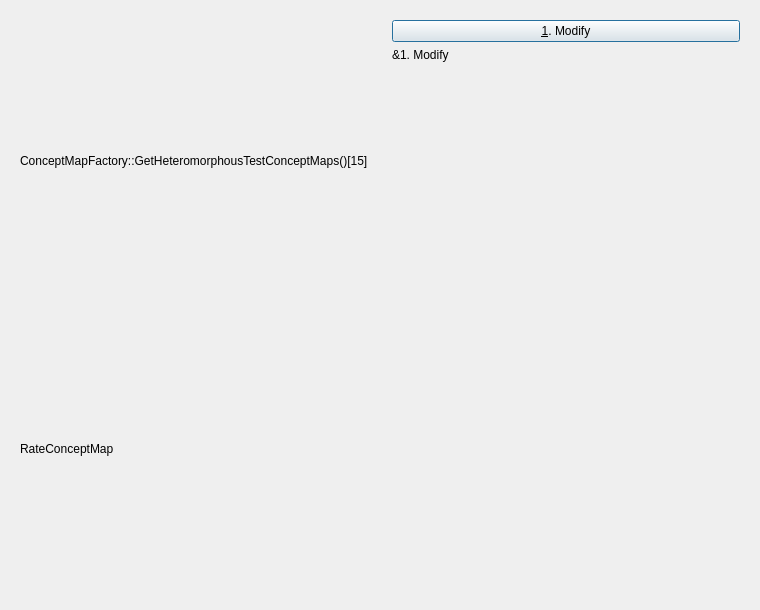
<?xml version="1.0" encoding="UTF-8"?>
<ui version="4.0">
 <class>QtPvdbTestConceptMapRateWidgetDialog</class>
 <widget class="QDialog" name="QtPvdbTestConceptMapRateWidgetDialog">
  <property name="geometry">
   <rect>
    <x>0</x>
    <y>0</y>
    <width>760</width>
    <height>610</height>
   </rect>
  </property>
  <property name="windowTitle">
   <string>Test ConceptMapRateWidget</string>
  </property>
  <property name="windowIcon">
   <iconset resource="Brainweaver.qrc">
    <normaloff>:/images/PicArrow14x14.png</normaloff>:/images/PicArrow14x14.png</iconset>
  </property>
  <layout class="QHBoxLayout" name="horizontalLayout">
   <item>
    <widget class="QWidget" name="widget" native="true">
     <layout class="QVBoxLayout" name="verticalLayout_2">
      <item>
       <widget class="QLabel" name="label_test">
        <property name="text">
         <string>ConceptMapFactory::GetHeteromorphousTestConceptMaps()[15]</string>
        </property>
       </widget>
      </item>
      <item>
       <widget class="QLabel" name="label_concept_map_type">
        <property name="text">
         <string>RateConceptMap</string>
        </property>
       </widget>
      </item>
     </layout>
    </widget>
   </item>
   <item>
    <widget class="QWidget" name="widget_menu" native="true">
     <property name="enabled">
      <bool>true</bool>
     </property>
     <layout class="QVBoxLayout" name="verticalLayout">
      <item>
       <widget class="QPushButton" name="button_test_modify">
        <property name="text">
         <string>&amp;1. Modify</string>
        </property>
       </widget>
      </item>
      <item>
       <widget class="QLabel" name="label">
        <property name="text">
         <string>&amp;1. Modify</string>
        </property>
       </widget>
      </item>
      <item>
       <spacer name="verticalSpacer">
        <property name="orientation">
         <enum>Qt::Vertical</enum>
        </property>
        <property name="sizeHint" stdset="0">
         <size>
          <width>20</width>
          <height>63</height>
         </size>
        </property>
       </spacer>
      </item>
     </layout>
    </widget>
   </item>
  </layout>
 </widget>
 <resources>
  <include location="Brainweaver.qrc"/>
 </resources>
 <connections/>
</ui>
